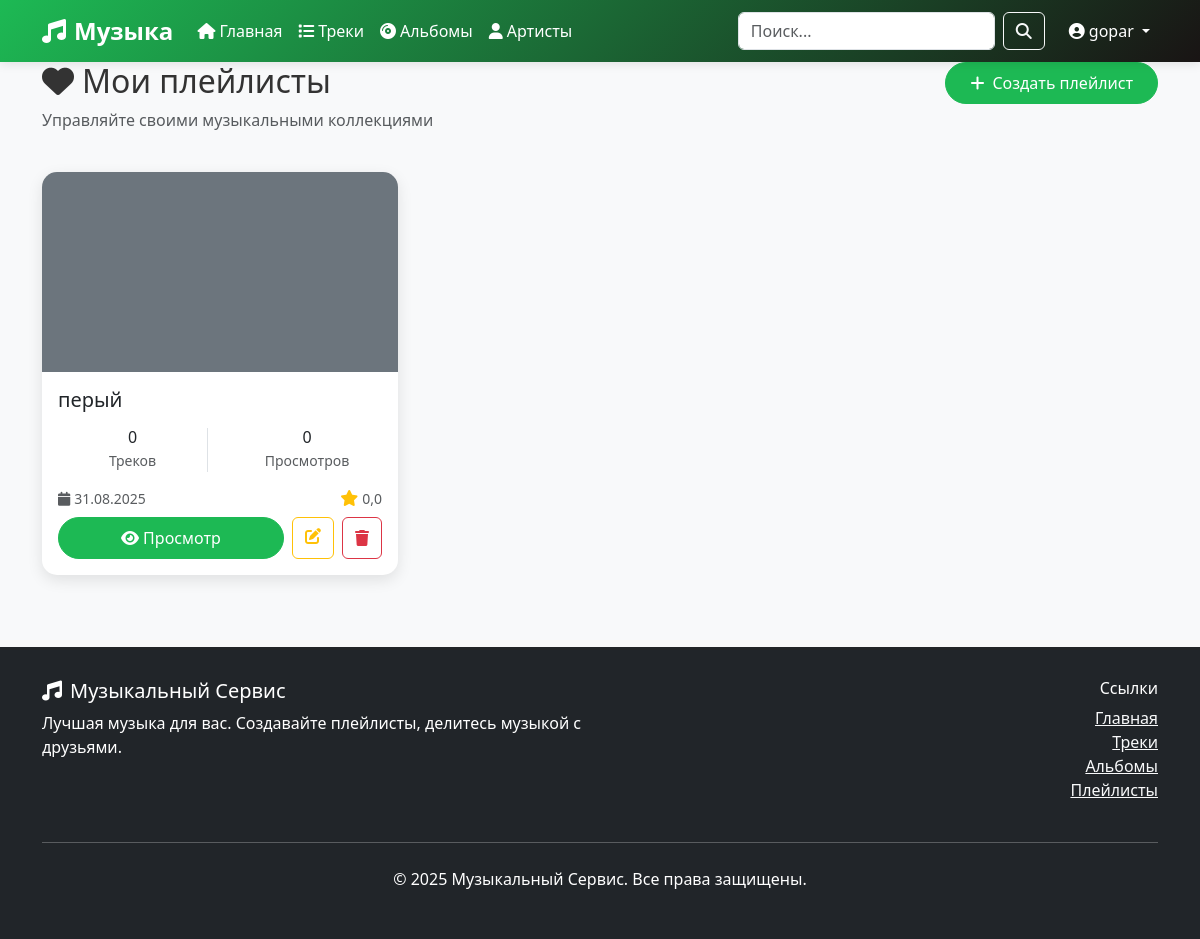
Screenshot of /my-playlists/ (signed in) with the database file from the repository.
### music/models.py (models this page shows, shortened)
class User(AbstractUser):
    id = models.UUIDField(primary_key=True, default=uuid.uuid4, editable=False)
    login = models.CharField(max_length=100, unique=True)
    email = models.EmailField(unique=True)
    password = models.CharField(max_length=128)
    date_of_birth = models.DateField(null=True, blank=True)
    registration_date = models.DateTimeField(auto_now_add=True)
    avatar_url = models.URLField(max_length=500, null=True, blank=True)
    role = models.CharField(max_length=20, choices=[
        ('user', 'User'),
        ('admin', 'Admin'),
        ('moderator', 'Moderator')
    ], default='user')
    objects = CustomUserManager()
    USERNAME_FIELD = 'login'
    REQUIRED_FIELDS = ['email']
    class Meta:
        db_table = 'пользователи'
        verbose_name = 'Пользователь'
        verbose_name_plural = 'Пользователи'
    class Meta:
        db_table = 'пользователи'
        verbose_name = 'Пользователь'
        verbose_name_plural = 'Пользователи'

class Playlist(models.Model):
    id = models.UUIDField(primary_key=True, default=uuid.uuid4, editable=False)
    user = models.ForeignKey(User, on_delete=models.CASCADE, verbose_name='Пользователь', related_name='playlists')
    name = models.CharField(max_length=200, verbose_name='Название плейлиста')
    description = models.TextField(blank=True, verbose_name='Описание')
    is_public = models.BooleanField(default=True, verbose_name='Публичный')
    photo = models.ImageField(upload_to='playlists/', null=True, blank=True, verbose_name='Фото плейлиста')
    creation_date = models.DateTimeField(auto_now_add=True, verbose_name='Дата создания')
    tracks = models.ManyToManyField(Track, through='PlaylistTrack', verbose_name='Треки')
    genres = models.ManyToManyField(Genre, blank=True, verbose_name='Жанры')
    class Meta:
        db_table = 'плейлисты'
        verbose_name = 'Плейлист'
        verbose_name_plural = 'Плейлисты'

### music/views.py (the view)
# urls.py: path('my-playlists/', views.my_playlists, name='my_playlists'),
@login_required
def my_playlists(request):
    playlists = Playlist.objects.filter(user=request.user).prefetch_related('tracks')
    context = {
        'playlists': playlists,
    }
    return render(request, 'music/my_playlists.html', context)

### music/templates/music/my_playlists.html (shortened to what this page needs)
{% extends 'music/base.html' %}
{% block content %}
<div class="container">
    <div class="row mb-4">
        <div class="col-md-8">
            <h1 class="h2">
                <i class="fas fa-heart me-2"></i>Мои плейлисты
            </h1>
            <p class="text-muted">Управляйте своими музыкальными коллекциями</p>
        </div>
        <div class="col-md-4 text-end">
            <a href="{% url 'music:create_playlist' %}" class="btn btn-primary">
                <i class="fas fa-plus me-2"></i>Создать плейлист
            </a>
        </div>
    </div>
    <div class="row">
        {% for playlist in playlists %}
            <div class="col-lg-4 col-md-6 mb-4">
                <div class="card h-100">
                    {% if playlist.photo %}
                        <img src="{{ playlist.photo.url }}" class="card-img-top" alt="{{ playlist.name }}" style="height: 200px; object-fit: cover;">
                    {% else %}
                        <div class="card-img-top bg-secondary d-flex align-items-center justify-content-center" style="height: 200px;">
                        </div>
                    {% endif %}
                    <div class="card-body d-flex flex-column">
                        <h5 class="card-title">{{ playlist.name }}</h5>
                        <div class="mb-3">
                            <div class="row text-center">
                                <div class="col-6">
                                    <div class="border-end">
                                        <h6 class="mb-0">{{ playlist.tracks.count }}</h6>
                                        <small class="text-muted">Треков</small>
                                    </div>
                                </div>
                                <div class="col-6">
                                    <h6 class="mb-0">{{ playlist.play_count|default:0 }}</h6>
                                    <small class="text-muted">Просмотров</small>
                                </div>
                            </div>
                        </div>
                        <div class="mt-auto">
                            <div class="d-flex justify-content-between align-items-center mb-2">
                                <small class="text-muted">
                                    <i class="fas fa-calendar me-1"></i>{{ playlist.creation_date|date:"d.m.Y" }}
                                </small>
                                <div class="d-flex align-items-center">
                                    <i class="fas fa-star text-warning me-1"></i>
                                    <small class="text-muted">{{ playlist.average_rating|default:"0.0"|floatformat:1 }}</small>
                                </div>
                            </div>
                            <div class="d-flex gap-2">
                                <a href="{% url 'music:playlist_detail' playlist.pk %}" class="btn btn-primary flex-fill">
                                    <i class="fas fa-eye me-1"></i>Просмотр
                                </a>
                                <a href="{% url 'music:edit_playlist' playlist.pk %}" class="btn btn-outline-warning" title="Редактировать">
                                    <i class="fas fa-edit"></i>
                                </a>
                                <button class="btn btn-outline-danger" onclick="deletePlaylist('{{ playlist.pk }}')" title="Удалить">
                                    <i class="fas fa-trash"></i>
                                </button>
                            </div>
                        </div>
                    </div>
                </div>
            </div>
        {% endfor %}
    </div>
</div>
{% endblock %}

### music/templates/music/base.html (shortened to what this page needs)
<!DOCTYPE html>
<html lang="ru">
<head>
    <link href="https://cdn.jsdelivr.net/npm/bootstrap@5.3.0/dist/css/bootstrap.min.css" rel="stylesheet">
    <link rel="stylesheet" href="https://cdnjs.cloudflare.com/ajax/libs/font-awesome/6.4.0/css/all.min.css">
</head>
<body>
    <nav class="navbar navbar-expand-lg navbar-dark">
        <div class="container">
            <a class="navbar-brand" href="{% url 'music:home' %}">
                <i class="fas fa-music me-2"></i>Музыка
            </a>
            <div class="collapse navbar-collapse" id="navbarNav">
                <ul class="navbar-nav me-auto">
                    <li class="nav-item">
                        <a class="nav-link" href="{% url 'music:home' %}">
                            <i class="fas fa-home me-1"></i>Главная
                        </a>
                    </li>
                    <li class="nav-item">
                        <a class="nav-link" href="{% url 'music:track_list' %}">
                            <i class="fas fa-list me-1"></i>Треки
                        </a>
                    </li>
                    <li class="nav-item">
                        <a class="nav-link" href="{% url 'music:album_list' %}">
                            <i class="fas fa-compact-disc me-1"></i>Альбомы
                        </a>
                    </li>
                    <li class="nav-item">
                        <a class="nav-link" href="{% url 'music:artist_list' %}">
                            <i class="fas fa-user me-1"></i>Артисты
                        </a>
                    </li>
                </ul>
                <form class="d-flex me-3" method="GET" action="{% url 'music:track_list' %}">
                    <input class="form-control me-2" type="search" name="q" placeholder="Поиск..."
                           value="{{ request.GET.q }}" aria-label="Search">
                    <button class="btn btn-outline-light" type="submit">
                        <i class="fas fa-search"></i>
                    </button>
                </form>
                <ul class="navbar-nav">
                    {% if user.is_authenticated %}
                        <li class="nav-item dropdown">
                            <a class="nav-link dropdown-toggle" href="#" id="navbarDropdown" role="button"
                               data-bs-toggle="dropdown" aria-expanded="false">
                                <i class="fas fa-user-circle me-1"></i>{{ user.login }}
                            </a>
                        </li>
                    {% endif %}
                </ul>
            </div>
        </div>
    </nav>
    <main>
        {% block content %}{% endblock %}
    </main>
    <footer class="footer">
        <div class="container">
            <div class="row">
                <div class="col-md-6">
                    <h5><i class="fas fa-music me-2"></i>Музыкальный Сервис</h5>
                    <p>Лучшая музыка для вас. Создавайте плейлисты, делитесь музыкой с друзьями.</p>
                </div>
                <div class="col-md-6 text-md-end">
                    <h6>Ссылки</h6>
                    <ul class="list-unstyled">
                        <li><a href="{% url 'music:home' %}" class="text-light">Главная</a></li>
                        <li><a href="{% url 'music:track_list' %}" class="text-light">Треки</a></li>
                        <li><a href="{% url 'music:album_list' %}" class="text-light">Альбомы</a></li>
                        <li><a href="{% url 'music:playlist_list' %}" class="text-light">Плейлисты</a></li>
                    </ul>
                </div>
            </div>
            <hr class="my-4">
            <div class="text-center">
                <p>&copy; 2025 Музыкальный Сервис. Все права защищены.</p>
            </div>
        </div>
    </footer>
</body>
</html>

### music/templates/music/base.html (style rules this page uses)
:root { --primary-color: #1db954; --secondary-color: #191414; --accent-color: #ff6b6b; --text-color: #333; --light-bg: #f8f9fa; --dark-bg: #212529; }
body { font-family: 'Segoe UI', Tahoma, Geneva, Verdana, sans-serif; background-color: var(--light-bg); color: var(--text-color); }
.navbar { background: linear-gradient(135deg, var(--primary-color), var(--secondary-color)); box-shadow: 0 2px 10px rgba(0,0,0,0.1); }
.navbar-brand { font-weight: bold; font-size: 1.5rem; }
.nav-link { color: white !important; font-weight: 500; transition: all 0.3s ease; }
.card { border: none; border-radius: 15px; box-shadow: 0 5px 15px rgba(0,0,0,0.1); transition: transform 0.3s ease, box-shadow 0.3s ease; overflow: hidden; }
.card-img-top { height: 200px; object-fit: cover; }
.btn-primary { background-color: var(--primary-color); border-color: var(--primary-color); border-radius: 25px; padding: 0.5rem 1.5rem; font-weight: 500; transition: all 0.3s ease; }
.footer { background: var(--dark-bg); color: white; padding: 2rem 0; margin-top: 3rem; }

### rows the page displays
User: login "gopar"
Playlist: name "перый", tracks.count "0", play_count "0", creation_date "31.08.2025", average_rating "0,0"
